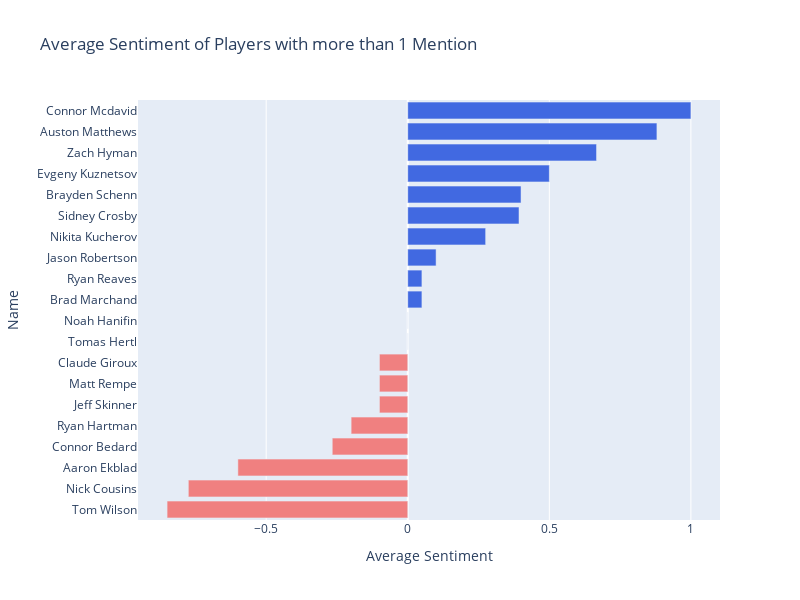

Write notebook code for a chart like this one.
### Code cell
more_than_1_df = player_grouped_df[player_grouped_df['count'] > 1]

sorted_df = more_than_1_df.sort_values(by='average_sentiment', ascending=False)

top_10 = sorted_df.head(10)
bottom_10 = sorted_df.tail(10)

combined_df = pd.concat([top_10, bottom_10])
combined_df.head(20)

sorted_combined_df = combined_df.sort_values(by='average_sentiment')
sorted_combined_df['color'] = sorted_combined_df['average_sentiment'].apply(lambda x: 'lightcoral' if x < 0 else 'royalblue')

fig = px.bar(
    sorted_combined_df, 
    x='average_sentiment', 
    y='name', 
    title='Average Sentiment of Players with more than 1 Mention',
    color='color',
    color_discrete_map={'lightcoral': 'lightcoral', 'royalblue': 'royalblue'}
)

fig.update_layout(xaxis_title='Average Sentiment', yaxis_title='Name', width=800, height=600, showlegend=False)
fig.show()

### Figure 1 — Plotly figure (JSON) as saved in the notebook; plotly's stock layout.template omitted (floating-point values rounded to 4 significant figures)
{"data": [{"alignmentgroup": "True", "hovertemplate": "color=lightcoral<br>average_sentiment=%{x}<br>name=%{y}<extra></extra>", "legendgroup": "lightcoral", "marker": {"color": "lightcoral", "pattern": {"shape": ""}}, "name": "lightcoral", "offsetgroup": "lightcoral", "orientation": "h", "showlegend": true, "textposition": "auto", "type": "bar", "x": [-0.85, -0.775, -0.6, -0.2667, -0.2, -0.1, -0.1, -0.1], "xaxis": "x", "y": ["Tom Wilson", "Nick Cousins", "Aaron Ekblad", "Connor Bedard", "Ryan Hartman", "Jeff Skinner", "Matt Rempe", "Claude Giroux"], "yaxis": "y"}, {"alignmentgroup": "True", "hovertemplate": "color=royalblue<br>average_sentiment=%{x}<br>name=%{y}<extra></extra>", "legendgroup": "royalblue", "marker": {"color": "royalblue", "pattern": {"shape": ""}}, "name": "royalblue", "offsetgroup": "royalblue", "orientation": "h", "showlegend": true, "textposition": "auto", "type": "bar", "x": [0, 0, 0.05, 0.05, 0.1, 0.275, 0.3929, 0.4, 0.5, 0.6667, 0.88, 1], "xaxis": "x", "y": ["Tomas Hertl", "Noah Hanifin", "Brad Marchand", "Ryan Reaves", "Jason Robertson", "Nikita Kucherov", "Sidney Crosby", "Brayden Schenn", "Evgeny Kuznetsov", "Zach Hyman", "Auston Matthews", "Connor Mcdavid"], "yaxis": "y"}], "layout": {"barmode": "relative", "height": 600, "legend": {"title": {"text": "color"}, "tracegroupgap": 0}, "showlegend": false, "title": {"text": "Average Sentiment of Players with more than 1 Mention"}, "width": 800, "xaxis": {"anchor": "y", "domain": [0, 1], "title": {"text": "Average Sentiment"}}, "yaxis": {"anchor": "x", "domain": [0, 1], "title": {"text": "Name"}}}}
